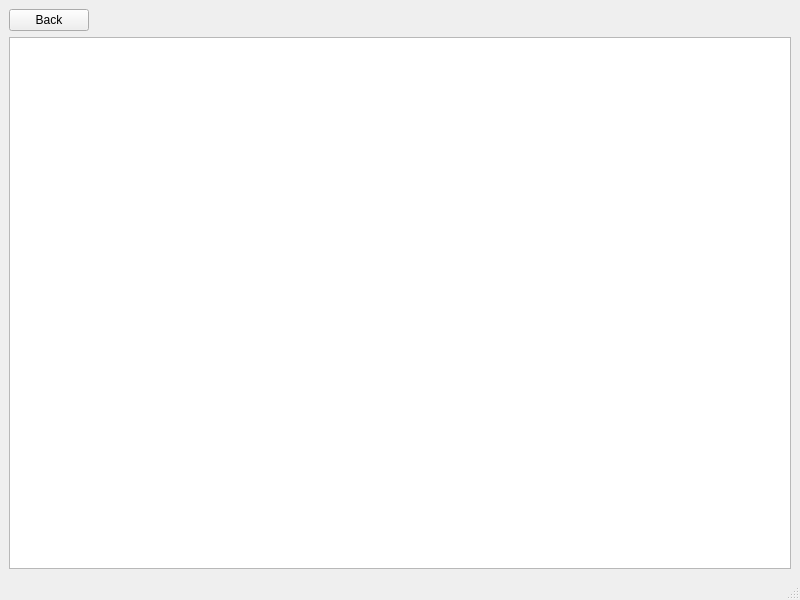
<?xml version="1.0" encoding="UTF-8"?>
<ui version="4.0">
 <class>SingleStreamView</class>
 <widget class="QMainWindow" name="SingleStreamView">
  <property name="geometry">
   <rect>
    <x>0</x>
    <y>0</y>
    <width>800</width>
    <height>600</height>
   </rect>
  </property>
  <property name="windowTitle">
   <string>MainWindow</string>
  </property>
  <widget class="QWidget" name="centralwidget">
   <layout class="QVBoxLayout" name="verticalLayout">
    <item>
     <layout class="QHBoxLayout" name="horizontalLayout">
      <item>
       <widget class="QPushButton" name="pushButton">
        <property name="text">
         <string>Back</string>
        </property>
       </widget>
      </item>
      <item>
       <spacer name="horizontalSpacer">
        <property name="orientation">
         <enum>Qt::Horizontal</enum>
        </property>
        <property name="sizeHint" stdset="0">
         <size>
          <width>40</width>
          <height>20</height>
         </size>
        </property>
       </spacer>
      </item>
     </layout>
    </item>
    <item>
     <widget class="QListWidget" name="listWidget">
      <property name="dragDropMode">
       <enum>QAbstractItemView::NoDragDrop</enum>
      </property>
      <property name="iconSize">
       <size>
        <width>200</width>
        <height>300</height>
       </size>
      </property>
      <property name="textElideMode">
       <enum>Qt::ElideNone</enum>
      </property>
      <property name="movement">
       <enum>QListView::Static</enum>
      </property>
      <property name="flow">
       <enum>QListView::LeftToRight</enum>
      </property>
      <property name="isWrapping" stdset="0">
       <bool>true</bool>
      </property>
      <property name="resizeMode">
       <enum>QListView::Adjust</enum>
      </property>
      <property name="layoutMode">
       <enum>QListView::Batched</enum>
      </property>
      <property name="spacing">
       <number>20</number>
      </property>
      <property name="viewMode">
       <enum>QListView::IconMode</enum>
      </property>
      <property name="uniformItemSizes">
       <bool>false</bool>
      </property>
     </widget>
    </item>
   </layout>
  </widget>
  <widget class="QMenuBar" name="menubar">
   <property name="geometry">
    <rect>
     <x>0</x>
     <y>0</y>
     <width>800</width>
     <height>22</height>
    </rect>
   </property>
  </widget>
  <widget class="QStatusBar" name="statusbar"/>
 </widget>
 <resources/>
 <connections/>
</ui>
